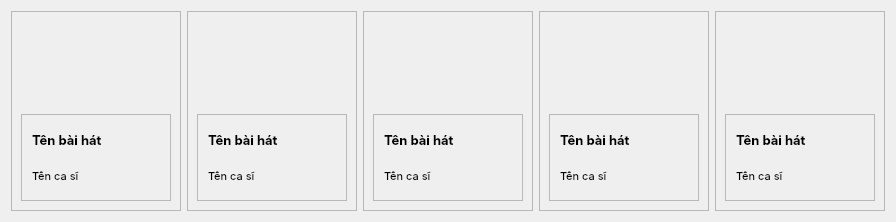
            <widget class="QWidget" name="cardframe" native="true">
             <property name="maximumSize">
              <size>
               <width>1440</width>
               <height>220</height>
              </size>
             </property>
             <property name="font">
              <font>
               <family>Inter</family>
              </font>
             </property>
             <layout class="QHBoxLayout" name="horizontalLayout_6">
              <item>
               <widget class="QFrame" name="card_1">
                <property name="minimumSize">
                 <size>
                  <width>170</width>
                  <height>200</height>
                 </size>
                </property>
                <property name="maximumSize">
                 <size>
                  <width>170</width>
                  <height>200</height>
                 </size>
                </property>
                <property name="frameShape">
                 <enum>QFrame::StyledPanel</enum>
                </property>
                <property name="frameShadow">
                 <enum>QFrame::Raised</enum>
                </property>
                <layout class="QVBoxLayout" name="verticalLayout_16">
                 <item>
                  <layout class="QVBoxLayout" name="verticalLayout_3">
                   <item alignment="Qt::AlignHCenter">
                    <widget class="QLabel" name="label_2">
                     <property name="minimumSize">
                      <size>
                       <width>100</width>
                       <height>30</height>
                      </size>
                     </property>
                     <property name="maximumSize">
                      <size>
                       <width>100</width>
                       <height>100</height>
                      </size>
                     </property>
                     <property name="font">
                      <font>
                       <pointsize>1</pointsize>
                      </font>
                     </property>
                     <property name="text">
                      <string/>
                     </property>
                     <property name="pixmap">
                      <pixmap>resources.qrc/itunes.svg</pixmap>
                     </property>
                     <property name="scaledContents">
                      <bool>true</bool>
                     </property>
                    </widget>
                   </item>
                   <item>
                    <widget class="QFrame" name="frame">
                     <property name="frameShape">
                      <enum>QFrame::StyledPanel</enum>
                     </property>
                     <property name="frameShadow">
                      <enum>QFrame::Raised</enum>
                     </property>
                     <layout class="QVBoxLayout" name="verticalLayout_2">
                      <property name="leftMargin">
                       <number>10</number>
                      </property>
                      <property name="topMargin">
                       <number>10</number>
                      </property>
                      <property name="rightMargin">
                       <number>10</number>
                      </property>
                      <property name="bottomMargin">
                       <number>10</number>
                      </property>
                      <item>
                       <widget class="QLabel" name="label_3">
                        <property name="font">
                         <font>
                          <pointsize>10</pointsize>
                          <weight>75</weight>
                          <bold>true</bold>
                         </font>
                        </property>
                        <property name="text">
                         <string>Tên bài hát</string>
                        </property>
                       </widget>
                      </item>
                      <item>
                       <widget class="QLabel" name="label_4">
                        <property name="font">
                         <font>
                          <pointsize>8</pointsize>
                         </font>
                        </property>
                        <property name="text">
                         <string>Tên ca sĩ</string>
                        </property>
                       </widget>
                      </item>
                     </layout>
                    </widget>
                   </item>
                  </layout>
                 </item>
                </layout>
               </widget>
              </item>
              <item>
               <widget class="QFrame" name="card_2">
                <property name="minimumSize">
                 <size>
                  <width>170</width>
                  <height>200</height>
                 </size>
                </property>
                <property name="maximumSize">
                 <size>
                  <width>170</width>
                  <height>200</height>
                 </size>
                </property>
                <property name="frameShape">
                 <enum>QFrame::StyledPanel</enum>
                </property>
                <property name="frameShadow">
                 <enum>QFrame::Raised</enum>
                </property>
                <layout class="QVBoxLayout" name="verticalLayout_12">
                 <item>
                  <layout class="QVBoxLayout" name="verticalLayout_4">
                   <item alignment="Qt::AlignHCenter">
                    <widget class="QLabel" name="label_5">
                     <property name="minimumSize">
                      <size>
                       <width>100</width>
                       <height>30</height>
                      </size>
                     </property>
                     <property name="maximumSize">
                      <size>
                       <width>100</width>
                       <height>100</height>
                      </size>
                     </property>
                     <property name="font">
                      <font>
                       <pointsize>1</pointsize>
                      </font>
                     </property>
                     <property name="text">
                      <string/>
                     </property>
                     <property name="pixmap">
                      <pixmap>resources.qrc/itunes.svg</pixmap>
                     </property>
                     <property name="scaledContents">
                      <bool>true</bool>
                     </property>
                    </widget>
                   </item>
                   <item>
                    <widget class="QFrame" name="frame_2">
                     <property name="frameShape">
                      <enum>QFrame::StyledPanel</enum>
                     </property>
                     <property name="frameShadow">
                      <enum>QFrame::Raised</enum>
                     </property>
                     <layout class="QVBoxLayout" name="verticalLayout_5">
                      <property name="leftMargin">
                       <number>10</number>
                      </property>
                      <property name="topMargin">
                       <number>10</number>
                      </property>
                      <property name="rightMargin">
                       <number>10</number>
                      </property>
                      <property name="bottomMargin">
                       <number>10</number>
                      </property>
                      <item>
                       <widget class="QLabel" name="label_6">
                        <property name="font">
                         <font>
                          <pointsize>10</pointsize>
                          <weight>75</weight>
                          <bold>true</bold>
                         </font>
                        </property>
                        <property name="text">
                         <string>Tên bài hát</string>
                        </property>
                       </widget>
                      </item>
                      <item>
                       <widget class="QLabel" name="label_7">
                        <property name="font">
                         <font>
                          <pointsize>8</pointsize>
                         </font>
                        </property>
                        <property name="text">
                         <string>Tên ca sĩ</string>
                        </property>
                       </widget>
                      </item>
                     </layout>
                    </widget>
                   </item>
                  </layout>
                 </item>
                </layout>
               </widget>
              </item>
              <item>
               <widget class="QFrame" name="card_3">
                <property name="minimumSize">
                 <size>
                  <width>170</width>
                  <height>200</height>
                 </size>
                </property>
                <property name="maximumSize">
                 <size>
                  <width>170</width>
                  <height>200</height>
                 </size>
                </property>
                <property name="frameShape">
                 <enum>QFrame::StyledPanel</enum>
                </property>
                <property name="frameShadow">
                 <enum>QFrame::Raised</enum>
                </property>
                <layout class="QVBoxLayout" name="verticalLayout_13">
                 <item>
                  <layout class="QVBoxLayout" name="verticalLayout_6">
                   <item alignment="Qt::AlignHCenter">
                    <widget class="QLabel" name="label_8">
                     <property name="minimumSize">
                      <size>
                       <width>100</width>
                       <height>30</height>
                      </size>
                     </property>
                     <property name="maximumSize">
                      <size>
                       <width>100</width>
                       <height>100</height>
                      </size>
                     </property>
                     <property name="font">
                      <font>
                       <pointsize>1</pointsize>
                      </font>
                     </property>
                     <property name="text">
                      <string/>
                     </property>
                     <property name="pixmap">
                      <pixmap>resources.qrc/itunes.svg</pixmap>
                     </property>
                     <property name="scaledContents">
                      <bool>true</bool>
                     </property>
                    </widget>
                   </item>
                   <item>
                    <widget class="QFrame" name="frame_3">
                     <property name="frameShape">
                      <enum>QFrame::StyledPanel</enum>
                     </property>
                     <property name="frameShadow">
                      <enum>QFrame::Raised</enum>
                     </property>
                     <layout class="QVBoxLayout" name="verticalLayout_7">
                      <property name="leftMargin">
                       <number>10</number>
                      </property>
                      <property name="topMargin">
                       <number>10</number>
                      </property>
                      <property name="rightMargin">
                       <number>10</number>
                      </property>
                      <property name="bottomMargin">
                       <number>10</number>
                      </property>
                      <item>
                       <widget class="QLabel" name="label_9">
                        <property name="font">
                         <font>
                          <pointsize>10</pointsize>
                          <weight>75</weight>
                          <bold>true</bold>
                         </font>
                        </property>
                        <property name="text">
                         <string>Tên bài hát</string>
                        </property>
                       </widget>
                      </item>
                      <item>
                       <widget class="QLabel" name="label_10">
                        <property name="font">
                         <font>
                          <pointsize>8</pointsize>
                         </font>
                        </property>
                        <property name="text">
                         <string>Tên ca sĩ</string>
                        </property>
                       </widget>
                      </item>
                     </layout>
                    </widget>
                   </item>
                  </layout>
                 </item>
                </layout>
               </widget>
              </item>
              <item>
               <widget class="QFrame" name="card_4">
                <property name="minimumSize">
                 <size>
                  <width>170</width>
                  <height>200</height>
                 </size>
                </property>
                <property name="maximumSize">
                 <size>
                  <width>170</width>
                  <height>200</height>
                 </size>
                </property>
                <property name="frameShape">
                 <enum>QFrame::StyledPanel</enum>
                </property>
                <property name="frameShadow">
                 <enum>QFrame::Raised</enum>
                </property>
                <layout class="QVBoxLayout" name="verticalLayout_14">
                 <item>
                  <layout class="QVBoxLayout" name="verticalLayout_8">
                   <item alignment="Qt::AlignHCenter">
                    <widget class="QLabel" name="label_11">
                     <property name="minimumSize">
                      <size>
                       <width>100</width>
                       <height>30</height>
                      </size>
                     </property>
                     <property name="maximumSize">
                      <size>
                       <width>100</width>
                       <height>100</height>
                      </size>
                     </property>
                     <property name="font">
                      <font>
                       <pointsize>1</pointsize>
                      </font>
                     </property>
                     <property name="text">
                      <string/>
                     </property>
                     <property name="pixmap">
                      <pixmap>resources.qrc/itunes.svg</pixmap>
                     </property>
                     <property name="scaledContents">
                      <bool>true</bool>
                     </property>
                    </widget>
                   </item>
                   <item>
                    <widget class="QFrame" name="frame_4">
                     <property name="frameShape">
                      <enum>QFrame::StyledPanel</enum>
                     </property>
                     <property name="frameShadow">
                      <enum>QFrame::Raised</enum>
                     </property>
                     <layout class="QVBoxLayout" name="verticalLayout_9">
                      <property name="leftMargin">
                       <number>10</number>
                      </property>
                      <property name="topMargin">
                       <number>10</number>
                      </property>
                      <property name="rightMargin">
                       <number>10</number>
                      </property>
                      <property name="bottomMargin">
                       <number>10</number>
                      </property>
                      <item>
                       <widget class="QLabel" name="label_12">
                        <property name="font">
                         <font>
                          <pointsize>10</pointsize>
                          <weight>75</weight>
                          <bold>true</bold>
                         </font>
                        </property>
                        <property name="text">
                         <string>Tên bài hát</string>
                        </property>
                       </widget>
                      </item>
                      <item>
                       <widget class="QLabel" name="label_13">
                        <property name="font">
                         <font>
                          <pointsize>8</pointsize>
                         </font>
                        </property>
                        <property name="text">
                         <string>Tên ca sĩ</string>
                        </property>
                       </widget>
                      </item>
                     </layout>
                    </widget>
                   </item>
                  </layout>
                 </item>
                </layout>
               </widget>
              </item>
              <item>
               <widget class="QFrame" name="card_5">
                <property name="minimumSize">
                 <size>
                  <width>170</width>
                  <height>200</height>
                 </size>
                </property>
                <property name="maximumSize">
                 <size>
                  <width>170</width>
                  <height>200</height>
                 </size>
                </property>
                <property name="frameShape">
                 <enum>QFrame::StyledPanel</enum>
                </property>
                <property name="frameShadow">
                 <enum>QFrame::Raised</enum>
                </property>
                <layout class="QVBoxLayout" name="verticalLayout_15">
                 <item>
                  <layout class="QVBoxLayout" name="verticalLayout_10">
                   <item alignment="Qt::AlignHCenter">
                    <widget class="QLabel" name="label_14">
                     <property name="minimumSize">
                      <size>
                       <width>100</width>
                       <height>30</height>
                      </size>
                     </property>
                     <property name="maximumSize">
                      <size>
                       <width>100</width>
                       <height>100</height>
                      </size>
                     </property>
                     <property name="font">
                      <font>
                       <pointsize>1</pointsize>
                      </font>
                     </property>
                     <property name="text">
                      <string/>
                     </property>
                     <property name="pixmap">
                      <pixmap>resources.qrc/itunes.svg</pixmap>
                     </property>
                     <property name="scaledContents">
                      <bool>true</bool>
                     </property>
                    </widget>
                   </item>
                   <item>
                    <widget class="QFrame" name="frame_5">
                     <property name="frameShape">
                      <enum>QFrame::StyledPanel</enum>
                     </property>
                     <property name="frameShadow">
                      <enum>QFrame::Raised</enum>
                     </property>
                     <layout class="QVBoxLayout" name="verticalLayout_11">
                      <property name="leftMargin">
                       <number>10</number>
                      </property>
                      <property name="topMargin">
                       <number>10</number>
                      </property>
                      <property name="rightMargin">
                       <number>10</number>
                      </property>
                      <property name="bottomMargin">
                       <number>10</number>
                      </property>
                      <item>
                       <widget class="QLabel" name="label_15">
                        <property name="font">
                         <font>
                          <pointsize>10</pointsize>
                          <weight>75</weight>
                          <bold>true</bold>
                         </font>
                        </property>
                        <property name="text">
                         <string>Tên bài hát</string>
                        </property>
                       </widget>
                      </item>
                      <item>
                       <widget class="QLabel" name="label_16">
                        <property name="font">
                         <font>
                          <pointsize>8</pointsize>
                         </font>
                        </property>
                        <property name="text">
                         <string>Tên ca sĩ</string>
                        </property>
                       </widget>
                      </item>
                     </layout>
                    </widget>
                   </item>
                  </layout>
                 </item>
                </layout>
               </widget>
              </item>
             </layout>
            </widget>
